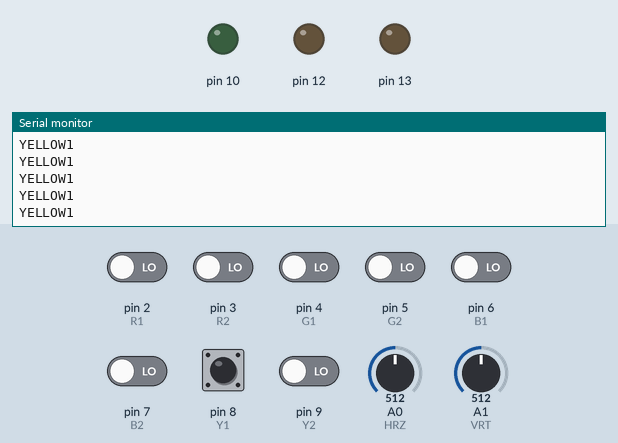
The sketch below on a simulated Arduino Uno, built with avr-gcc and run on an emulated ATmega328P. Shown: output pins drawn as LEDs (lit = HIGH), the last lines printed to the serial monitor. Inputs (shaded band) come from the test bench; at power-on: pin 8 (Y1) HIGH, pin 2 (R1), pin 3 (R2), pin 4 (G1), pin 5 (G2), pin 6 (B1), pin 7 (B2), pin 9 (Y2) LOW, A0 (HRZ) = 512, A1 (VRT) = 512.

Above: at 1.2 s.
1.3 s: A0 (HRZ) set to 306
At 1.57 s:
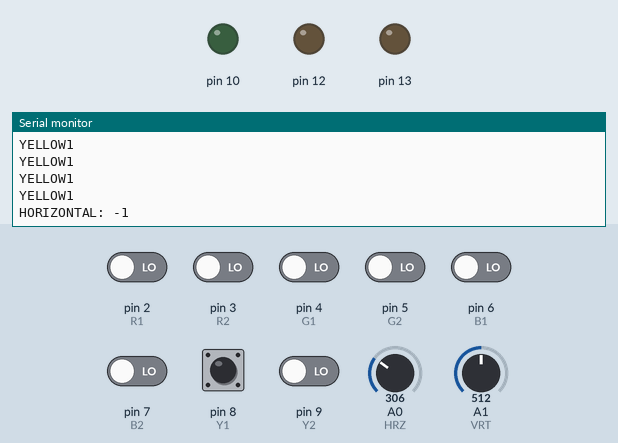
2.9 s: A1 (VRT) set to 306
At 3.17 s:
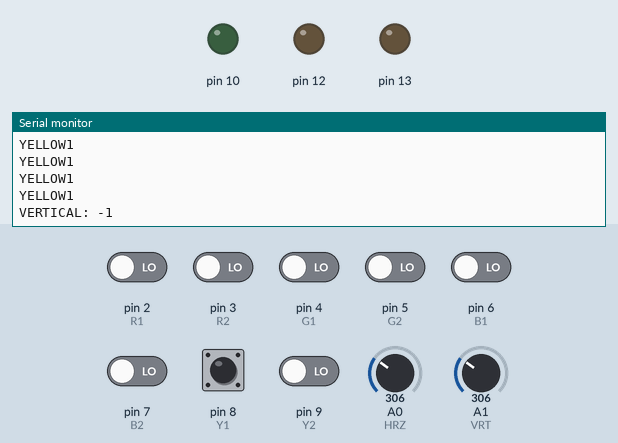

The sketch:

controller.ino
```cpp
// int RedButton1 = 0;

int Vert = 0;
int Hori = 0;
int temp = 0;

#define R1 2
#define R2 3
#define G1 4
#define G2 5
#define B1 6
#define B2 7
#define Y1 8
#define Y2 9
#define HRZ A0
#define VRT A1
String names[] {"0","1","RED1","RED2","GREEN1","GREEN2","BLUE1","BLUE2","YELLOW1","YELLOW2"};

void setup() {
  // put your setup code here, to run once:
  Serial.begin(5200);
  //Axis
  pinMode(HRZ, INPUT);
  pinMode(VRT, INPUT);

  //RED PUSH BUTTONS
  pinMode(R1, INPUT);
  pinMode(R2, INPUT);

  //GREEN BUTTONS
  pinMode(G1, INPUT);
  pinMode(G2, INPUT);
  //BLUE BUTTONS
  pinMode(B1, INPUT);
  pinMode(B2, INPUT);

  //YELLOW BUTTONS
  pinMode(Y1, INPUT);
  pinMode(Y2, INPUT);
  //OUTPUTS

  pinMode(10, OUTPUT);
  pinMode(12, OUTPUT);
  pinMode(13, OUTPUT);
}

int ReadAxis(int axis) {
  // int n = analogRead(axis)/506-1;
  // n=n/506-1;
  return analogRead(axis) / 506 - 1;
}

void loop() {
  // put your main code here, to run repeatedly:
  // int value = analogRead(HRZ);

  // // int inverted = invertAxis(value);  // using 0-1023
  // int inverted = invertAxis(value, AnalogMin, AnalogMax);


  //  delay(100);
  // if (digitalRead(2) == LOW) {
  //   digitalWrite(4, HIGH);
  //     Serial.println(digitalRead(3)==!0);
  // } else {
  //   digitalWrite(4, LOW);
  // }
  for(int i =2;i <10;i++){
    if(digitalRead(i)!=0){
Serial.println(names[i]);
    }
  }

  temp = Vert;
  Vert = ReadAxis(VRT);
  if (Vert != temp) {

    Serial.print("VERTICAL: ");
    Serial.println(Vert);
  }
  //  delay(20);
  temp = Hori;
  Hori = ReadAxis(HRZ);
  if (Hori != temp) {

    Serial.print("HORIZONTAL: ");
    Serial.println(Hori);
  }
  // delay(200);
  // Serial.println("report");
  // delay(100);
  // if(digitalRead(8))
  // if(Vert <=100){
  //   digitalWrite(13,HIGH);
  //   digitalWrite(12, LOW);
  // }
  // else if(Vert >1000){
  //     digitalWrite(12,HIGH);
  //   digitalWrite(13, LOW);
  // }
  // if ((analogRead(A0)-analogRead(A1))!=0){
  // Serial.print("HORIZONTAL: ");
  // Serial.print(analogRead(A0));
  // Serial.print(" | VERTICAL: ");
  // Serial.println(analogRead(A1));
  // }
  // Serial.println(digitalRead(Vert));
  // analogRead()
  delay(200);
}
```

Measured:
- after the input at 1.3 s, the serial monitor: prints a new line after 0.12 s (image 1)
- after the input at 2.9 s, the serial monitor: prints a new line after 0.12 s (image 2)
